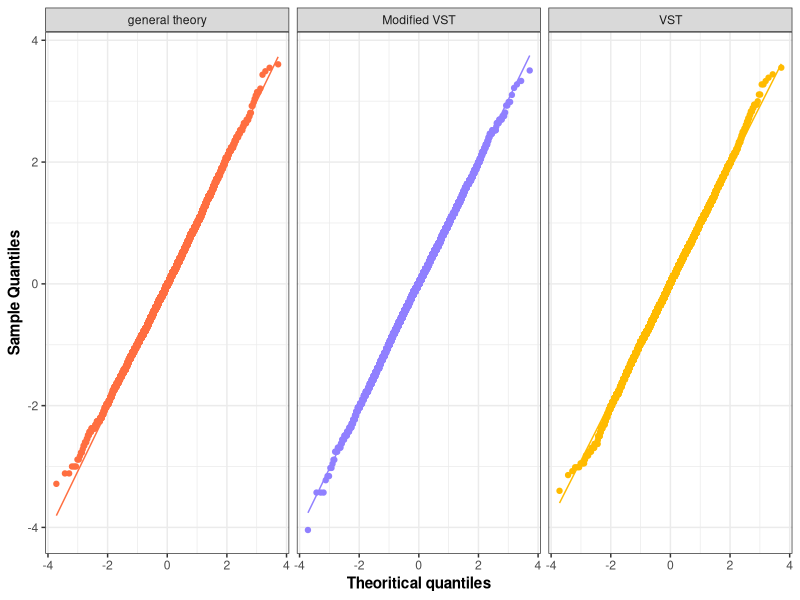
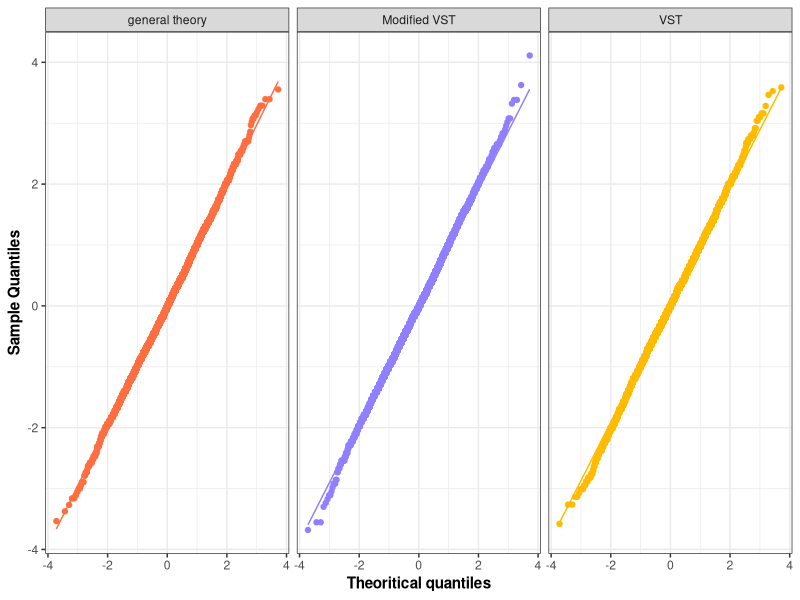
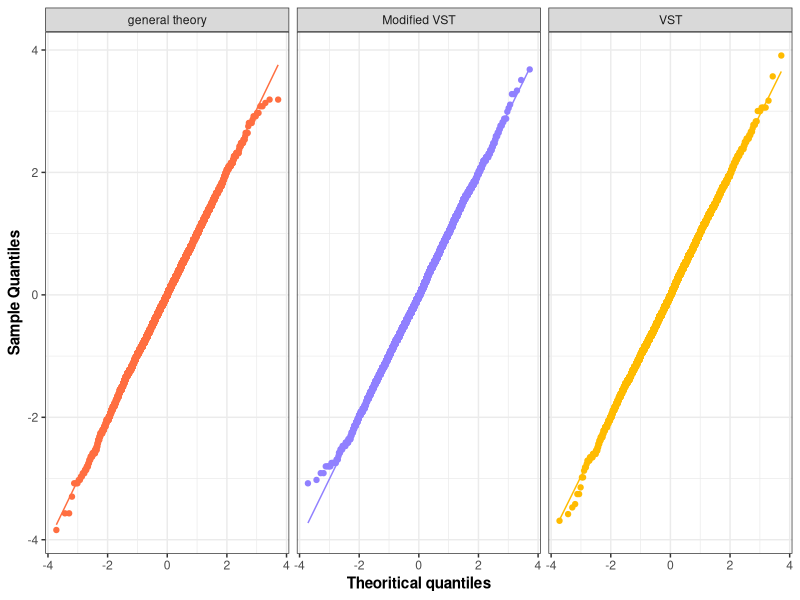
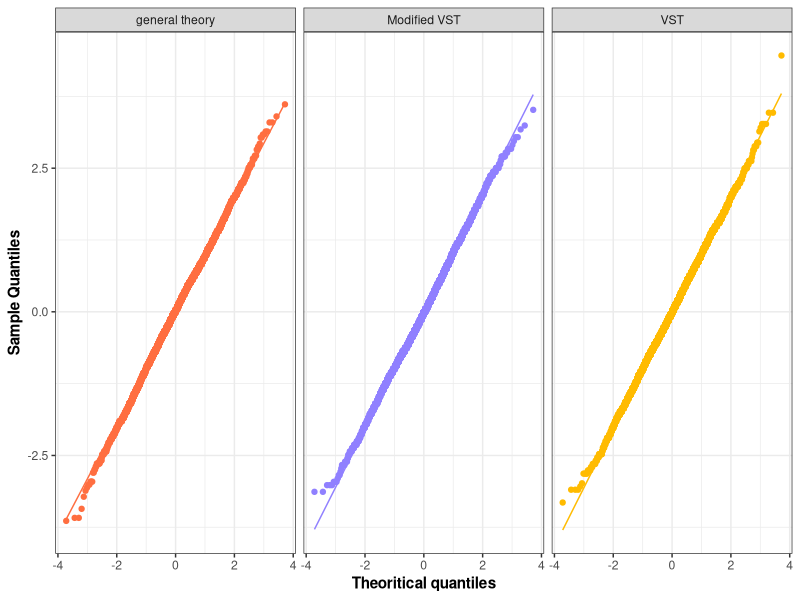

Reproduce these figures in R, in order.
# Convergence of test statistic for Bin Prop #
# For wald test
# Left tail
powerfuncl_wt_con<-function(p,n,m){
    ts_lt<-c()
    for(j in 1:m){
      x<-rbinom(n,size=1,prob=p)
      phat<-sum(x)/length(x)
      ts_lt[j]<-(phat-0.5)/sqrt((0.5*0.5)/n)
    }
  return(ts_lt)
}
# Right tail
powerfuncr_wt_con<-function(p,n,m){
    ts_rt<-c()
    for(j in 1:m){
      x<-rbinom(n,size=1,prob=p)
      phat<-sum(x)/length(x)
      ts_rt[j]<-(phat-0.5)/sqrt((0.5*0.5)/n)
    }
  return(ts_rt)
}
# For VST 
# Left tail
powerfuncl_vst_con<-function(p,n,m){
    ts_lt<-c()
    for(j in 1:m){
      x<-rbinom(n,size=1,prob=p)
      phat<-sum(x)/length(x)
      ts_lt[j]<-2*sqrt(n)*(asin(sqrt(phat))-asin(sqrt(0.5)))
    }
  return(ts_lt)
}
# Right tail 
powerfuncr_vst_con<-function(p,n,m){
    ts_rt<-c()
    for(j in 1:m){
      x<-rbinom(n,size=1,prob=p)
      phat<-sum(x)/length(x)
      ts_rt[j]<-2*sqrt(n)*(asin(sqrt(phat))-asin(sqrt(0.5)))
    }
  return(ts_rt)
}
# For VST Modified
# Left tail 
powerfuncl_vstm_con<-function(p,n,m){
    ts_lt<-c()
    for(j in 1:m){
      x<-rbinom(n,size=1,prob=p)
      phat<-(sum(x)+(3/8))/(length(x)+(3/4))
      ts_lt[j]<-sqrt(4*n+2)*(asin(sqrt(phat))-asin(sqrt(0.5)))
    }
  return(ts_lt)
}
# Right tail
powerfuncr_vstm_con<-function(p,n,m){
    ts_rt<-c()
    for(j in 1:m){
      x<-rbinom(n,size=1,prob=p)
      phat<-(sum(x)+(3/8))/(length(x)+(3/4))
      ts_rt[j]<-sqrt(4*n+2)*(asin(sqrt(phat))-asin(sqrt(0.5)))
    }
  return(ts_rt)
}
#Wald n values
shapiro.test(powerfuncl_wt_con(p=0.05,n=7300,m=5000))
shapiro.test(powerfuncl_wt_con(p=0.10,n=3400,m=5000))
shapiro.test(powerfuncl_wt_con(p=0.25,n=1500,m=5000))
shapiro.test(powerfuncl_wt_con(p=0.40,n=1432,m=5000))
shapiro.test(powerfuncl_wt_con(p=0.45,n=1350,m=5000))


shapiro.test(powerfuncr_wt_con(p=0.55,n=1273,m=5000))
shapiro.test(powerfuncr_wt_con(p=0.60,n=1429,m=5000))
shapiro.test(powerfuncr_wt_con(p=0.75,n=1503,m=5000))
shapiro.test(powerfuncr_wt_con(p=0.90,n=3980,m=5000))
shapiro.test(powerfuncr_wt_con(p=0.95,n=6999,m=5000))

#VST n values
shapiro.test(powerfuncl_vst_con(p=0.05,n=7005,m=5000))
shapiro.test(powerfuncl_vst_con(p=0.10,n=3130,m=5000))
shapiro.test(powerfuncl_vst_con(p=0.25,n=1240,m=5000))
shapiro.test(powerfuncl_vst_con(p=0.40,n=1130,m=5000))
shapiro.test(powerfuncl_vst_con(p=0.45,n=1230,m=5000))


shapiro.test(powerfuncr_vst_con(p=0.55,n=1205,m=5000))
shapiro.test(powerfuncr_vst_con(p=0.60,n=1370,m=5000))
shapiro.test(powerfuncr_vst_con(p=0.75,n=1475,m=5000))
shapiro.test(powerfuncr_vst_con(p=0.90,n=3100,m=5000))
shapiro.test(powerfuncr_vst_con(p=0.95,n=5900,m=5000))



#Modified VST n values
shapiro.test(powerfuncl_vstm_con(p=0.05,n=6600,m=5000))
shapiro.test(powerfuncl_vstm_con(p=0.10,n=2910,m=5000))
shapiro.test(powerfuncl_vstm_con(p=0.25,n=1210,m=5000))
shapiro.test(powerfuncl_vstm_con(p=0.40,n=1090,m=5000))
shapiro.test(powerfuncl_vstm_con(p=0.45,n=1180,m=5000))


shapiro.test(powerfuncr_vstm_con(p=0.55,n=1010,m=5000))
shapiro.test(powerfuncr_vstm_con(p=0.60,n=1310,m=5000))
shapiro.test(powerfuncr_vstm_con(p=0.75,n=1430,m=5000))
shapiro.test(powerfuncr_vstm_con(p=0.90,n=2880,m=5000))
shapiro.test(powerfuncr_vstm_con(p=0.95,n=5750,m=5000))


library(tidyverse)
library(ggthemes)
df1<-data.frame(z=c(scale(powerfuncl_wt_con(p=0.10,n=3400,m=5000)),scale(powerfuncl_vst_con(p=0.10,n=3130,m=5000)),
                    scale(powerfuncl_vstm_con(p=0.10,n=2910,m=5000))),testtype=c(rep("general theory",5000),rep("VST",5000),rep("Modified VST",5000)))
view(df1)
ggplot(df1,aes(sample=z,colour=factor(testtype)))+
  facet_wrap(~testtype)+
  stat_qq()+
  stat_qq_line()+
  theme_bw()+
  theme(legend.position="none")+
  #labs(col="Test:")+
  scale_color_manual(values = c("#FF6E40", "#9080FF", "#FFBB00"))+
  labs(y="Sample Quantiles",x="Theoritical quantiles")+
  theme(
    axis.title.x = element_text(size=11, face="bold"),
    axis.title.y = element_text(size=11, face="bold")
  )

df2<-data.frame(z=c(scale(powerfuncl_wt_con(p=0.40,n=1432,m=5000)),scale(powerfuncl_vst_con(p=0.40,n=1130,m=5000)),
                    scale(powerfuncl_vstm_con(p=0.40,n=1090,m=5000))),testtype=c(rep("general theory",5000),rep("VST",5000),rep("Modified VST",5000)))
view(df2)
ggplot(df2,aes(sample=z,colour=factor(testtype)))+
  facet_wrap(~testtype)+
  stat_qq()+
  stat_qq_line()+
  theme_bw()+
  theme(legend.position="none")+
  #labs(col="Test:")+
  scale_color_manual(values = c("#FF6E40", "#9080FF", "#FFBB00"))+
  labs(y="Sample Quantiles",x="Theoritical quantiles")+
  theme(
    axis.title.x = element_text(size=11, face="bold"),
    axis.title.y = element_text(size=11, face="bold")
  )

df3<-data.frame(z=c(scale(powerfuncr_wt_con(p=0.60,n=1429,m=5000)),scale(powerfuncr_vst_con(p=0.60,n=1370,m=5000)),
                    scale(powerfuncr_vstm_con(p=0.60,n=1310,m=5000))),testtype=c(rep("general theory",5000),rep("VST",5000),rep("Modified VST",5000)))
view(df3)
ggplot(df3,aes(sample=z,colour=factor(testtype)))+
  facet_wrap(~testtype)+
  stat_qq()+
  stat_qq_line()+
  theme_bw()+
  theme(legend.position="none")+
  #labs(col="Test:")+
  scale_color_manual(values = c("#FF6E40", "#9080FF", "#FFBB00"))+
  labs(y="Sample Quantiles",x="Theoritical quantiles")+
  theme(
    axis.title.x = element_text(size=11, face="bold"),
    axis.title.y = element_text(size=11, face="bold")
  )

df4<-data.frame(z=c(scale(powerfuncr_wt_con(p=0.90,n=3980,m=5000)),scale(powerfuncr_vst_con(p=0.90,n=3100,m=5000)),
                    scale(powerfuncr_vstm_con(p=0.90,n=2880,m=5000))),testtype=c(rep("general theory",5000),rep("VST",5000),rep("Modified VST",5000)))
view(df4)
ggplot(df4,aes(sample=z,colour=factor(testtype)))+
  facet_wrap(~testtype)+
  stat_qq()+
  stat_qq_line()+
  theme_bw()+
  theme(legend.position="none")+
  #labs(col="Test:")+
  scale_color_manual(values = c("#FF6E40", "#9080FF", "#FFBB00"))+
  labs(y="Sample Quantiles",x="Theoritical quantiles")+
  theme(
    axis.title.x = element_text(size=11, face="bold"),
    axis.title.y = element_text(size=11, face="bold")
  )





       
